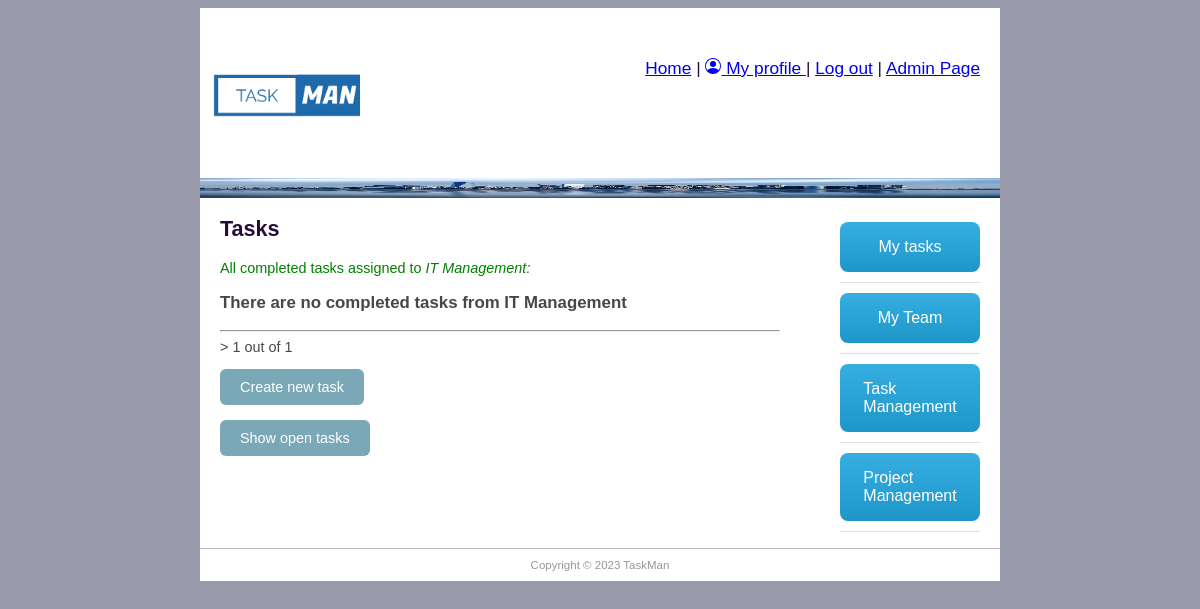
Page /taskman/alltasksc/ (signed in) on the earlier database version.
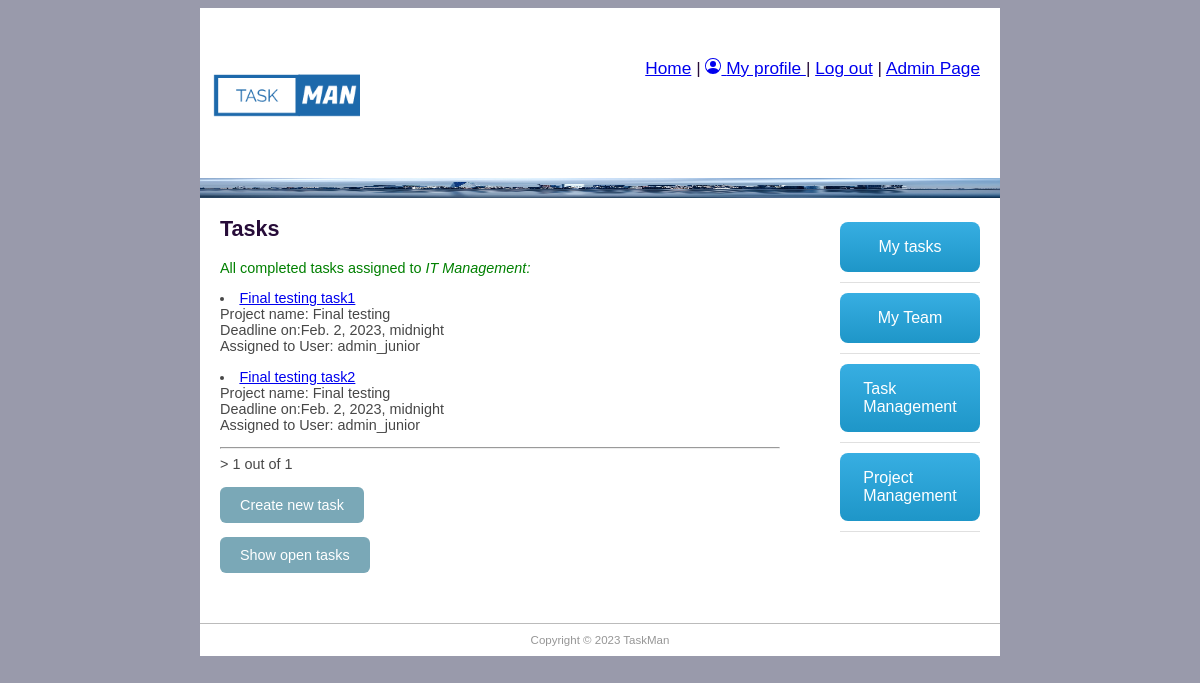
Same page on the later database version.
### taskman/models.py (models this page shows, shortened)
class Employee(models.Model):
    user = models.OneToOneField(User, on_delete=models.CASCADE)
    group_id = models.ForeignKey(Group, help_text='Assign to a team', on_delete=models.SET_NULL, null=True, blank=True)
    photo = models.ImageField(default='default.png', upload_to='profile_pics')
    team_role = models.ForeignKey(TeamRole, help_text='Assign a position', on_delete=models.SET_NULL, null=True, blank=True)
    task_number = models.IntegerField('Number of tasks assigned', default=0, validators=[MaxValueValidator(10)])

class TaskInstance(models.Model):
    project_id = models.ForeignKey('Project', help_text='Assign to a task', on_delete=models.SET_NULL, null=True, blank=True)
    job_title = models.CharField('Task title', max_length=200, help_text='Enter Task role', null=True, blank=True)
    description = models.TextField('Description', max_length=2000, help_text='Enter task description', null=True, blank=True)
    enddate = models.DateTimeField('Requested finish date', null=True, blank=True)
    completed_on = models.BooleanField('Completed', default=False)
    assign_employees = models.ForeignKey(Employee, help_text='Select employees to task', on_delete=models.CASCADE)

class Project(models.Model):
    title = models.CharField('Project title', max_length=100, help_text='Enter project title')
    description = models.TextField('Description', max_length=2000, help_text='Enter project description')
    group_id = models.ForeignKey(Group, help_text='Assign to a team', blank=True, on_delete=models.SET_NULL, null=True)
    employee_req = models.IntegerField('Number of employees expected', default=0)
    enddate = models.DateTimeField('Requested finish date', null=True, blank=True)
    created_on = models.DateTimeField(editable=False, auto_now_add=True)
    updated_on = models.DateTimeField(editable=False, auto_now_add=True)
    completed_on = models.BooleanField('Completed', default=False)

### taskman/views.py (the view)
# urls.py: path('alltasksc/', views.AllTaskCListView.as_view(), name='all_tasks_c'),
class AllTaskCListView(LoginRequiredMixin, generic.ListView):
    model = TaskInstance
    paginate_by = 5
    template_name = 'all_tasks_completed.html'
    def get_context_data(self, **kwargs):
        context = super().get_context_data(**kwargs)
        current_employee = Employee.objects.get(user=self.request.user)
        context['current_employee'] = current_employee
        return context
    def get_queryset(self):
        current_employee = Employee.objects.get(user=self.request.user)
        task_list = TaskInstance.objects.filter(project_id__group_id__id=current_employee.group_id.id) \
            .filter(completed_on=True)
        return task_list

### taskman/templates/all_tasks_completed.html (shortened to what this page needs)
{% extends "base.html" %}
{% block content %}
<h1>Tasks</h1>
<p style="color:green">All completed tasks assigned to <em>{{current_employee.group_id}}:</em> </p>
{% for tasks_obj in taskinstance_list %}
<li> <a href="{% url 'task-detail' tasks_obj.id %}">{{tasks_obj.job_title}}</a> <br>Project name: {{tasks_obj.project_id.title}}
    <br> Deadline on:{{tasks_obj.enddate}} <br>Assigned to User: {{tasks_obj.assign_employees.user.username}}</li>
{% endfor %}
{% if taskinstance_list.count == 0 %}
<h3>There are no completed tasks from {{current_employee.group_id}}</h3>
{% endif %}
<hr>
<div class="pagination"><span class="step-links">>
        <span class="current">
            {{ page_obj.number }} out of {{ page_obj.paginator.num_pages }}</span>
    </span></div>
<a class="button-cool" href="{% url 'task-new' %}">Create new task</a>
<a class="button-cool" href="{% url 'all_tasks' %}">Show open tasks</a>
{% endblock %}

### taskman/templates/base.html (shortened to what this page needs)
{% load static %}
<!doctype html>
<html>
  <head>
    <link href="{% static 'css/main.css' %}" rel="stylesheet" type="text/css">
  </head>
  <body>
    <div id="wrapper">
    <header id="header">
      <div id="logo"><img src="{% static 'css/logo.png' %}" alt="" width="150" height="150"/></div>
      <div id="top_menu"><a href="/">Home</a> |
        {% if user.is_authenticated%}
            <a href="{% url 'employee-page' %}">
                My profile
            </a>
              | <a href="{% url 'logout' %}">Log out</a>
            {% else%}
            <a href="{% url 'login' %}">Login</a>
        {% endif %}
          | <a href="{% url 'admin:index' %}">Admin Page</a>
        </div>
      <div id="topbanner"><img src="{% static 'css/pexels-pixabay-290595.jpg' %}" alt="" width="800" height="20"/></div>
    </header>
      <aside id="rightsidebar">
      <nav id="nav">
        {% if user.is_authenticated%}
          <ul>
            <li><a href="{% url 'tasks_name' %}" class="button-43">My tasks</a></li>
            <li><a href="{% url 'my-team' %}" class="button-43">My Team</a></li>
                {% if current_employee.team_role.name == 'Manager' or current_employee.team_role.name == 'Team Lead' or current_employee.team_role.name == 'Senior' %}
                <li><a href="{% url 'all_tasks' %}" class="button-43">Task Management</a></li>
                {% endif %}
                {% if current_employee.team_role.name == 'Manager' or current_employee.team_role.name == 'Team Lead'%}
                <li><a href="{% url 'all_projects' %}" class="button-43">Project Management</a></li>
                {% endif %}
          </ul>
        {% endif %}
      </nav>
    </aside>
    <section id="main">
      {% block content %}{% endblock content %}
    </section>
    <footer id="footer">Copyright &copy;
       TaskMan
    </footer>
    </div>
  </body>
</html>

### taskman/static/css/main.css (style rules this page uses)
#header { border-style: none; width: 800px; height: auto; }
#wrapper { margin-top: 0px; margin-left: auto; margin-right: auto; background-color: #FFFFFF; width: 800px; }
body { background-color: #999AAB; font-family: "Trebuchet MS", Helvetica, sans-serif; font-size: 0.9em; text-align: justify; color: #474747; }
h1 { color: #270c39; }
#footer { text-align: center; font-size: 0.8em; padding-top: 10px; padding-bottom: 10px; background-color: #FFFFFF; border-top: thin solid #BBBBBB; clear: both; color: #969696; }
#nav li { padding-top: 10px; padding-bottom: 10px; font-size: 1em; list-style-type: none; border-bottom: thin solid #e0e0e0; color: #1e9d36; left: 0px; list-style-position: inside; }
#nav li a { text-decoration: none; }
#rightsidebar { width: 180px; height: 350px; float: right; padding-right: 20px; }
#main { width: 560px; float: left; margin: 0 10px 50px 20px; padding-right: 10px; }
#logo { padding: 10px; float: left; }
#top_menu { float: right; padding: 50px 20px 0px 0px; font-size: 1.2em; color: #270c39; }
.button-43 { background-image: linear-gradient(-180deg, #37AEE2 0%, #1E96C8 100%); border-radius: .5rem; box-sizing: border-box; color: #FFFFFF; display: flex; font-size: 16px; justify-content: center; padding: 1rem 1.75rem; text-decoration: none; width: 100%; border: 0; cursor: pointer; user-select: none; -webkit-user-select: none; touch-action: manipulation; }
@media (min-width: 768px) { .button-43 { padding: 1rem 2rem; } }
.button-cool { display: inline-block; padding: 10px 20px; text-align: center; text-decoration: none; color: #ffffff; background-color: #7aa8b7; border-radius: 6px; outline: none; }

### taskman/templates/all_tasks_completed.html (style rules this page uses)
.button-cool { display: inline-block; padding: 10px 20px; text-align: center; text-decoration: none; color: #ffffff; background-color: #7aa8b7; border-radius: 6px; outline: none; }

Differences in the rows shown:
changed Employee "IT Management": group_id "IT Management" → (not shown)
added TaskInstance: job_title "Final testing task1", project_id "Final testing", enddate "Feb. 2, 2023, midnight", assign_employees.user.username "admin_junior"
added TaskInstance: job_title "Final testing task2", project_id "Final testing", enddate "Feb. 2, 2023, midnight", assign_employees.user.username "admin_junior"
Other differences:
text no longer shown: "There are no completed tasks from"
